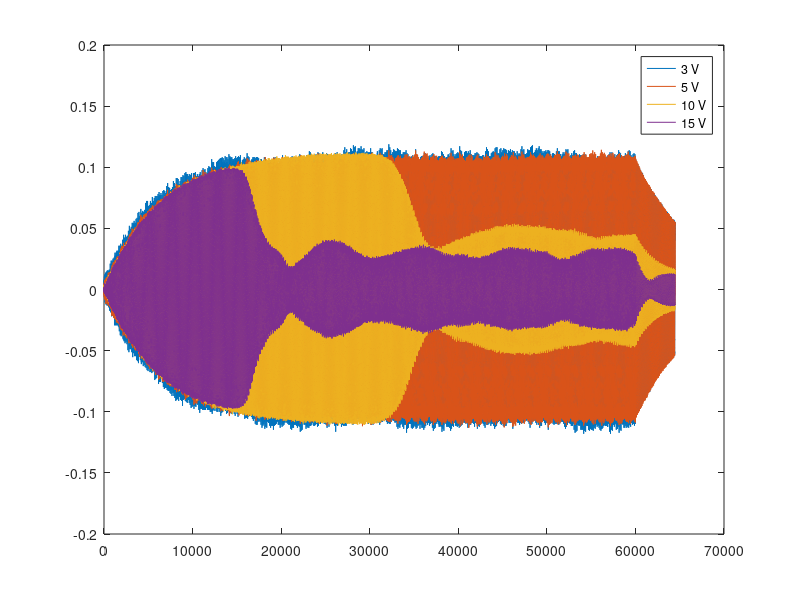

The MATLAB source for this figure:
clear all;
load symexc_5thmode_3V
figure;
plot(outputvalues(:,1)/3); hold all;
load symexc_5thmode_5V
plot(outputvalues(:,1)/5);

load symexc_5thmode_10V
plot(outputvalues(:,1)/10);

load symexc_5thmode_15V
plot(outputvalues(:,1)/15);

legend('3 V', '5 V', '10 V', '15 V');